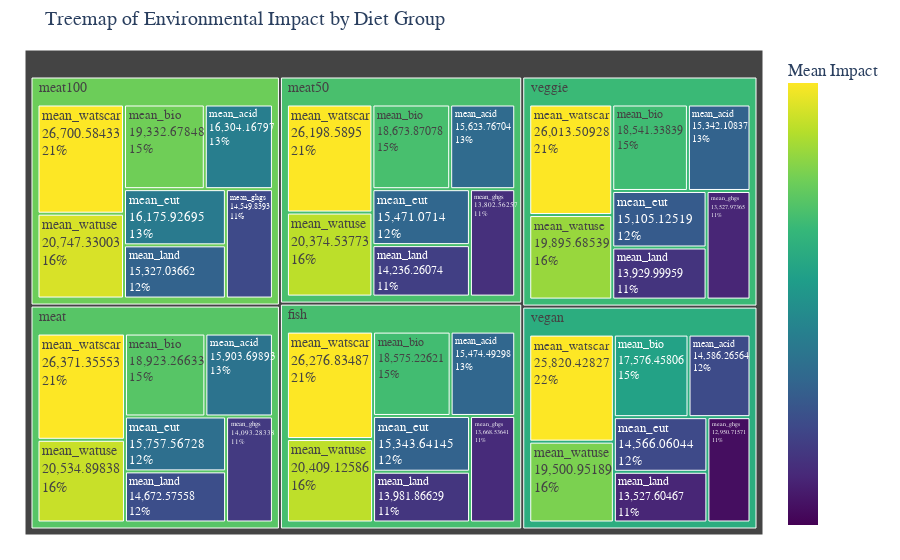

Notebook code for this chart:
### Markdown cell above
## Treemap

### Code cell
data.columns = data.columns.str.strip().str.lower()
melted_data = data.melt(
    id_vars=["diet_group"],
    value_vars=[
        "mean_ghgs", "mean_land", "mean_watscar",
        "mean_eut", "mean_bio", "mean_watuse", "mean_acid"
    ],
    var_name="Indicator",
    value_name="Impact"
)

melted_data["Impact"] = melted_data["Impact"] ** 0.08  # applies square root scaling, magnifying small values

# Treemap
fig = px.treemap(
    melted_data,
    path=["diet_group", "Indicator"],  
    values="Impact",
    color="Impact",
    color_continuous_scale="Viridis",  
    range_color=[melted_data["Impact"].min(), melted_data["Impact"].quantile(0.85)],  
    title="Treemap of Environmental Impact by Diet Group"
)

fig.update_traces(
    textinfo="label+percent parent+value",  
    hovertemplate="<b>%{label}</b><br>Impact: %{value:.2f}"
)


fig.update_layout(
    margin=dict(t=50, l=25, r=25, b=25),
    font=dict(family="Arial, sans-serif", size=14),
    coloraxis_colorbar=dict(title="Mean Impact", tickvals=[10, 1000, 10000, 1000000]),
    treemapcolorway=["#d9d6c3", "#d1c7b7", "#f2eada", "#d3d7d4", "#999d9c"],  # color
)

fig.write_image("treemap.png")

fig.show()

### Figure 1 — Plotly figure (JSON) as saved in the notebook; plotly's stock layout.template omitted (floating-point values rounded to 4 significant figures)
{"data": [{"branchvalues": "total", "customdata": [[1.29], [1.325], [1.359], [1.302], [1.216], [1.279], [1.55], [1.578], [1.613], [1.558], [1.466], [1.547], [1.279], [1.313], [1.348], [1.289], [1.214], [1.259], [1.139], [1.175], [1.213], [1.15], [1.079], [1.127], [1.165], [1.224], [1.279], [1.187], [1.127], [1.161], [2.191], [2.198], [2.226], [2.184], [2.153], [2.169], [1.702], [1.712], [1.73], [1.699], [1.626], [1.659], [1.556], [1.578], [1.609], [1.56], [1.499], [1.538]], "domain": {"x": [0, 1], "y": [0, 1]}, "hovertemplate": "<b>%{label}</b><br>Impact: %{value:.2f}", "ids": ["fish/mean_acid", "meat/mean_acid", "meat100/mean_acid", "meat50/mean_acid", "vegan/mean_acid", "veggie/mean_acid", "fish/mean_bio", "meat/mean_bio", "meat100/mean_bio", "meat50/mean_bio", "vegan/mean_bio", "veggie/mean_bio", "fish/mean_eut", "meat/mean_eut", "meat100/mean_eut", "meat50/mean_eut", "vegan/mean_eut", "veggie/mean_eut", "fish/mean_ghgs", "meat/mean_ghgs", "meat100/mean_ghgs", "meat50/mean_ghgs", "vegan/mean_ghgs", "veggie/mean_ghgs", "fish/mean_land", "meat/mean_land", "meat100/mean_land", "meat50/mean_land", "vegan/mean_land", "veggie/mean_land", "fish/mean_watscar", "meat/mean_watscar", "meat100/mean_watscar", "meat50/mean_watscar", "vegan/mean_watscar", "veggie/mean_watscar", "fish/mean_watuse", "meat/mean_watuse", "meat100/mean_watuse", "meat50/mean_watuse", "vegan/mean_watuse", "veggie/mean_watuse", "fish", "meat", "meat100", "meat50", "vegan", "veggie"], "labels": ["mean_acid", "mean_acid", "mean_acid", "mean_acid", "mean_acid", "mean_acid", "mean_bio", "mean_bio", "mean_bio", "mean_bio", "mean_bio", "mean_bio", "mean_eut", "mean_eut", "mean_eut", "mean_eut", "mean_eut", "mean_eut", "mean_ghgs", "mean_ghgs", "mean_ghgs", "mean_ghgs", "mean_ghgs", "mean_ghgs", "mean_land", "mean_land", "mean_land", "mean_land", "mean_land", "mean_land", "mean_watscar", "mean_watscar", "mean_watscar", "mean_watscar", "mean_watscar", "mean_watscar", "mean_watuse", "mean_watuse", "mean_watuse", "mean_watuse", "mean_watuse", "mean_watuse", "fish", "meat", "meat100", "meat50", "vegan", "veggie"], "marker": {"coloraxis": "coloraxis", "colors": [1.29, 1.325, 1.359, 1.302, 1.216, 1.279, 1.55, 1.578, 1.613, 1.558, 1.466, 1.547, 1.279, 1.313, 1.348, 1.289, 1.214, 1.259, 1.139, 1.175, 1.213, 1.15, 1.079, 1.127, 1.165, 1.224, 1.279, 1.187, 1.127, 1.161, 2.191, 2.198, 2.226, 2.184, 2.153, 2.169, 1.702, 1.712, 1.73, 1.699, 1.626, 1.659, 1.556, 1.578, 1.609, 1.56, 1.499, 1.538]}, "name": "", "parents": ["fish", "meat", "meat100", "meat50", "vegan", "veggie", "fish", "meat", "meat100", "meat50", "vegan", "veggie", "fish", "meat", "meat100", "meat50", "vegan", "veggie", "fish", "meat", "meat100", "meat50", "vegan", "veggie", "fish", "meat", "meat100", "meat50", "vegan", "veggie", "fish", "meat", "meat100", "meat50", "vegan", "veggie", "fish", "meat", "meat100", "meat50", "vegan", "veggie", "", "", "", "", "", ""], "textinfo": "label+percent parent+value", "type": "treemap", "values": [15470.0, 15900.0, 16300.0, 15620.0, 14590.0, 15340.0, 18580.0, 18920.0, 19330.0, 18670.0, 17580.0, 18540.0, 15340.0, 15760.0, 16180.0, 15470.0, 14570.0, 15110.0, 13670.0, 14090.0, 14550.0, 13800.0, 12950.0, 13530.0, 13980.0, 14670.0, 15330.0, 14240.0, 13530.0, 13930.0, 26280.0, 26370.0, 26700.0, 26200.0, 25820.0, 26010.0, 20410.0, 20530.0, 20750.0, 20370.0, 19500.0, 19900.0, 123700.0, 126300.0, 129100.0, 124400.0, 118500.0, 122400.0]}], "layout": {"coloraxis": {"cmax": 1.771, "cmin": 1.052, "colorbar": {"tickvals": [10, 1000, 10000, 1000000], "title": {"text": "Mean Impact"}}, "colorscale": [[0, "#440154"], [0.1111, "#482878"], [0.2222, "#3e4989"], [0.3333, "#31688e"], [0.4444, "#26828e"], [0.5556, "#1f9e89"], [0.6667, "#35b779"], [0.7778, "#6ece58"], [0.8889, "#b5de2b"], [1, "#fde725"]]}, "font": {"family": "Arial, sans-serif", "size": 14}, "legend": {"tracegroupgap": 0}, "margin": {"b": 25, "l": 25, "r": 25, "t": 50}, "title": {"text": "Treemap of Environmental Impact by Diet Group"}, "treemapcolorway": ["#d9d6c3", "#d1c7b7", "#f2eada", "#d3d7d4", "#999d9c"]}}
